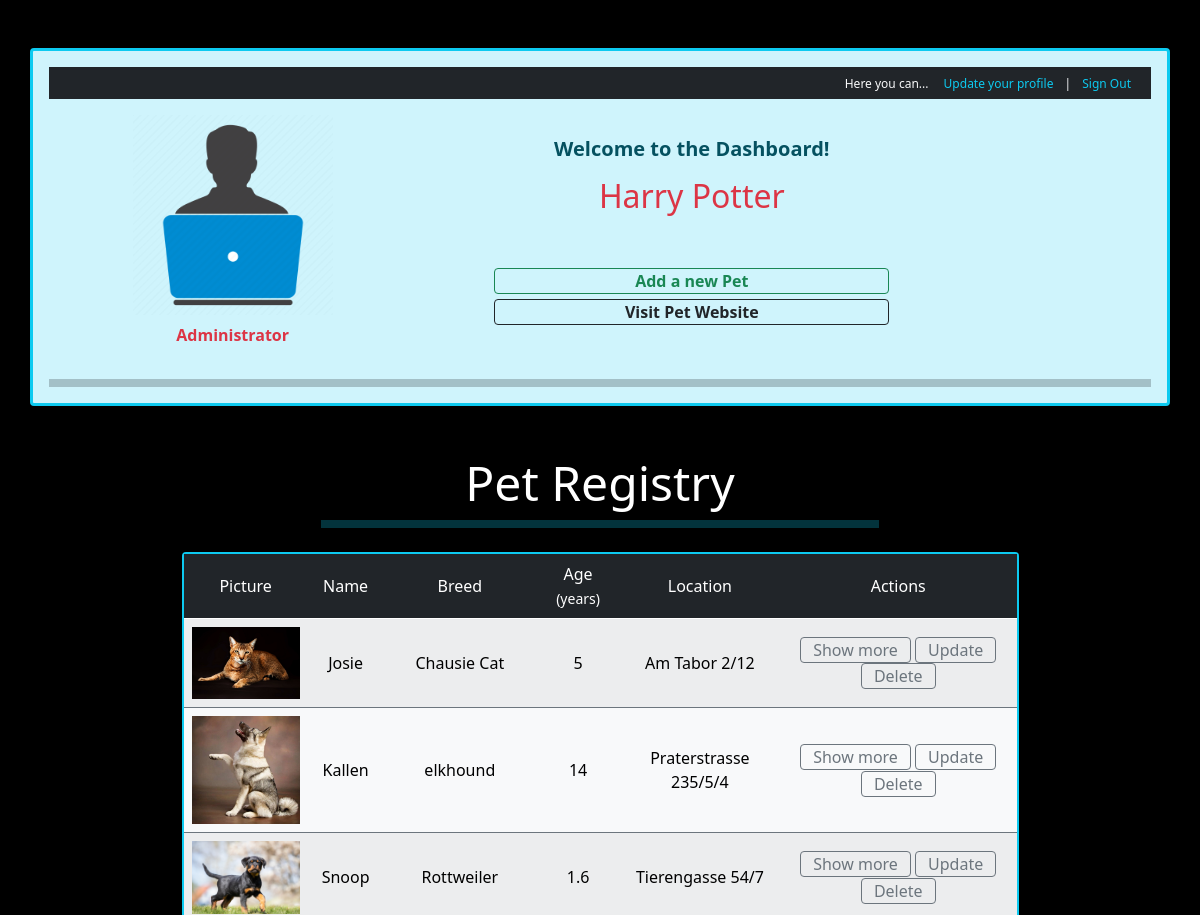
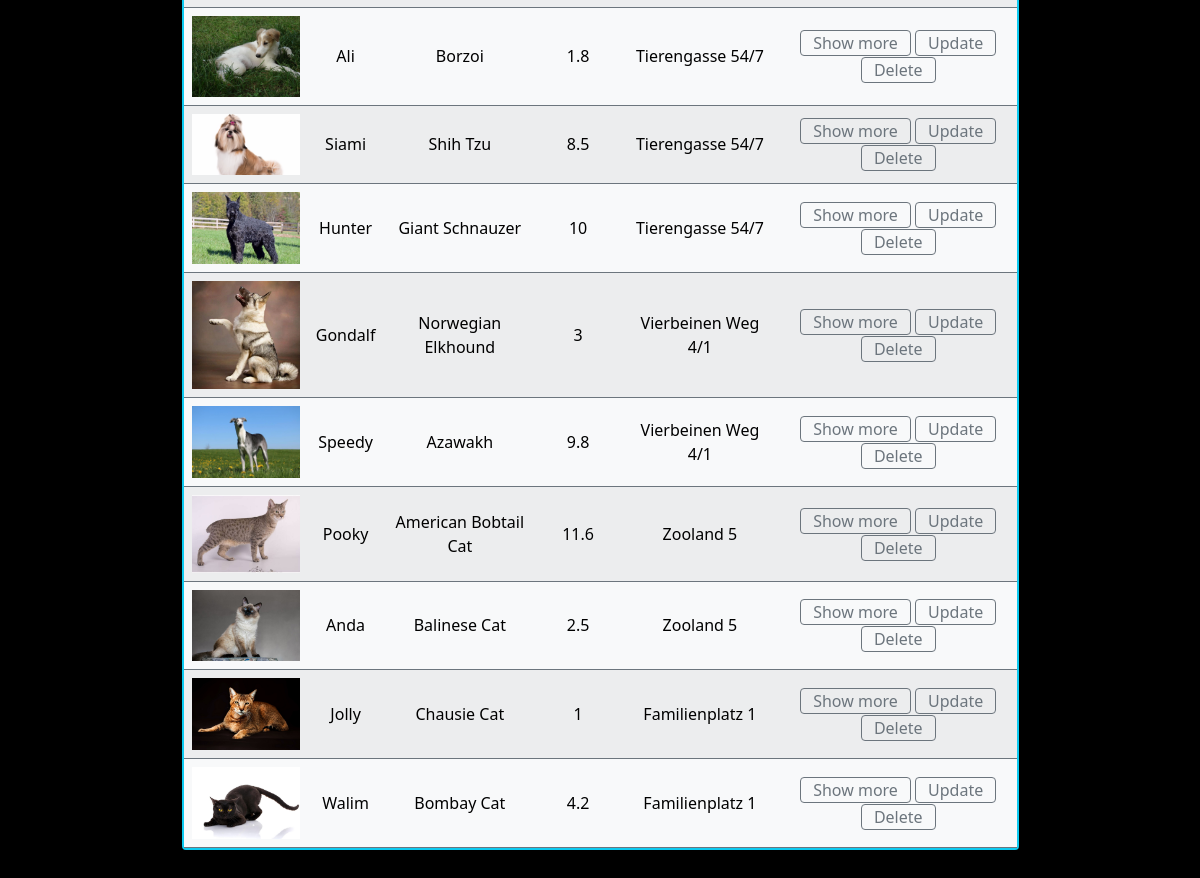
Screenshot of /CRUD/dashboard.php (signed in) with the database file from the repository (2 pictures, top to bottom).
### tables this page shows
CREATE TABLE `users` (
  `id` int(5) NOT NULL,
  `first_name` varchar(30) NOT NULL,
  `last_name` varchar(50) NOT NULL,
  `email` varchar(50) NOT NULL,
  `date_of_birth` date DEFAULT NULL,
  `picture` varchar(255) DEFAULT NULL,
  `password` varchar(255) NOT NULL,
  `status` enum('user','adm') DEFAULT 'user'
);

CREATE TABLE `animals` (
  `animal_id` int(5) NOT NULL,
  `name` varchar(30) NOT NULL,
  `breed` varchar(50) NOT NULL,
  `picture` varchar(255) DEFAULT NULL,
  `location` varchar(100) DEFAULT NULL,
  `description` text DEFAULT NULL,
  `size` float DEFAULT NULL,
  `age` float DEFAULT NULL,
  `hobbies` varchar(100) DEFAULT NULL
);

### CRUD/dashBoard.php (the view, shortened to what this page needs)
<?php
require_once 'components/db_connect.php';
$id = $_SESSION['adm'];
$sql_animals = "SELECT * FROM animals;";
$query_animals = mysqli_query($connect, $sql_animals);
$result = mysqli_fetch_all($query_animals, MYSQLI_ASSOC);
$animals = "";
if(mysqli_num_rows($query_animals) > 0){
    foreach($result as $row){
        $animals .= "
        <tr class='align-middle text-center border-top border-bottom border-secondary'>
            <td class='text-center'>
            <img class='img-fluid' width='130px' src='pictures/{$row["picture"]}'>
            </td>
            <td class='text-center'>{$row['name']}</td>
            <td class='text-center'>{$row['breed']}</td>
            <td class='text-center'>{$row['age']}</td>
            <td class='text-center'>{$row['location']}</td>
            <td class='text-center'>
            <a class='btn btn-outline-secondary w-auto py-0' href='animals/details.php?id={$row['animal_id']}'><span>Show more</span></a>
            <a class='btn btn-outline-secondary w-auto py-0' href='animals/update.php?id={$row['animal_id']}'><span>Update</span></a>
            <a class='btn btn-outline-secondary w-auto py-0' href='animals/delete.php?id={$row['animal_id']}'><span>Delete</span></a>
            </td>
        </tr>
        ";
    }
}
$adm = "SELECT * FROM users WHERE id='{$id}'";
$query_adm = mysqli_query($connect, $adm);
if ($query_adm){
    $adm_data = mysqli_fetch_assoc($query_adm);
    while($adm_data){
       $full_name = $adm_data["first_name"] . " " . $adm_data["last_name"];
        break;
    }
} else {
    echo "<h1>Fetching of the admin data failed!</h1>";
}
?>
<!DOCTYPE html>
<html lang="en">
<head>
   <?php require_once 'components/bootstrap.php'?>
</head>
<body>
<div class="container py-5">
       <div class="row border border-info border-3 alert alert-info mb-5">
            <p class="bg-dark text-light text-end pb-2">
               <sub>
                  <span class="text-light mx-1"> Here you can...</span>
                  <a class="text-decoration-none text-info mx-2" href="update.php?id=<?php echo $_SESSION['adm'] ?>">Update your profile</a>
                  <span class="text-light"> | </span>
                  <a class="text-decoration-none text-info mx-2" href="logout.php?logout">Sign Out</a>
               </sub>
            </p>
           <div class="col-4 justify-content-center text-center ">
               <img class="userImage mb-2" src="pictures/admin.png" alt="Adm avatar">
               <p class="text-center text-danger fw-bolder">Administrator</p>
            </div>
            <div class="col-6 text-center align-self-center">
                <h2 class="fs-5 fw-bolder mb-3">Welcome to the Dashboard!</h2>
                <h2 class="fw-lighter text-danger"><?= $full_name ?></h2>
                <p class="text-center mt-5">
                    <a class="btn btn-outline-success fw-bolder py-0 my-1 text-decoration-none w-75" href="animals/create.php">Add a new Pet</a>
                    <a class="btn btn-outline-dark fw-bolder py-0 px-2 w-75" href="animals/index.php">Visit Pet Website</a>
                </p>
            </div>
            <hr class="bg-dark py-1 mt-3 mb-0">
       </div>
       <h1 class='display-5 text-center text-white mt-5'>Pet Registry</h1>
       <hr class="bg-info shadow py-1 w-50 mx-auto mb-4 mt-1">
       <div class="row w-75 border border-info border-2 rounded rounded-danger mt-3 mx-auto">
       <table class="table table-light table-striped my-0">
        <thead class="table-dark">
            <tr class="align-middle">
                <td class="text-center">Picture</td>
                <td class="text-center">Name</td>
                <td class="text-center">Breed</td>
                <td class="text-center">Age <small>(years)</small></td>
                <td class="text-center">Location</td>
                <td class="text-center">Actions</td>
            </tr>
        </thead>
        <tbody>
            <?= $animals ?>
        </tbody>
    </table>
       </div>
   </div>
<br><br><br><br>
</body>
</html>

### CRUD/dashBoard.php (style rules this page uses)
body { background: url("https://cdn-images-1.medium.com/max/1200/1*5fz2sKKTKjUmlVkWjtIUnQ.jpeg") black center center; background-size: cover; }
td { text-align: left; vertical-align: middle; }
tr { text-align: center; }
.userImage { width: 200px; height: auto; }

### rows the page displays
users: full_name "Harry Potter"
animals: picture (picture), name "Josie", breed "Chausie Cat", age "5", location "Am Tabor 2/12"
animals: picture (picture), name "Kallen", breed "elkhound", age "14", location "Praterstrasse 235/5/4"
animals: picture (picture), name "Snoop", breed "Rottweiler", age "1.6", location "Tierengasse 54/7"
animals: picture (picture), name "Ali", breed "Borzoi", age "1.8", location "Tierengasse 54/7"
animals: picture (picture), name "Siami", breed "Shih Tzu", age "8.5", location "Tierengasse 54/7"
animals: picture (picture), name "Hunter", breed "Giant Schnauzer", age "10", location "Tierengasse 54/7"
animals: picture (picture), name "Gondalf", breed "Norwegian Elkhound", age "3", location "Vierbeinen Weg 4/1"
animals: picture (picture), name "Speedy", breed "Azawakh", age "9.8", location "Vierbeinen Weg 4/1"
animals: picture (picture), name "Pooky", breed "American Bobtail Cat", age "11.6", location "Zooland 5"
animals: picture (picture), name "Anda", breed "Balinese Cat", age "2.5", location "Zooland 5"
animals: picture (picture), name "Jolly", breed "Chausie Cat", age "1", location "Familienplatz 1"
animals: picture (picture), name "Walim", breed "Bombay Cat", age "4.2", location "Familienplatz 1"
